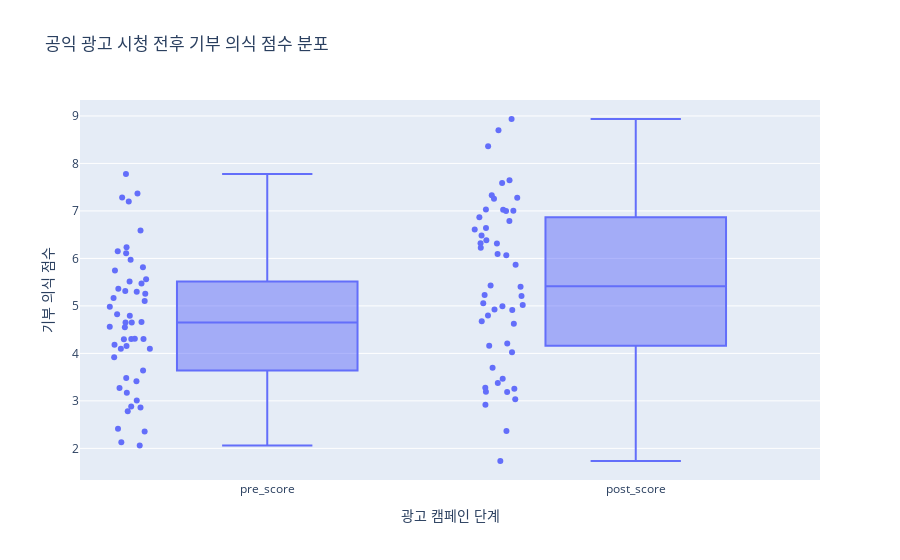

Write notebook code for a chart like this one.
### Code cell
# 시각화: 광고 전후 점수 분포 비교 (박스 플롯)
df_melted = df_campaign.melt(id_vars=['student_id'], value_vars=['pre_score', 'post_score'],
                             var_name='campaign_stage', value_name='score')

fig_box = px.box(df_melted, x='campaign_stage', y='score',
                 title='공익 광고 시청 전후 기부 의식 점수 분포',
                 labels={'campaign_stage': '광고 캠페인 단계', 'score': '기부 의식 점수'},
                 points="all") # 모든 데이터 포인트 표시
fig_box.show()

### Figure 1 — Plotly figure (JSON) as saved in the notebook; plotly's stock layout.template omitted (floating-point values rounded to 4 significant figures)
{"data": [{"alignmentgroup": "True", "boxpoints": "all", "hovertemplate": "광고 캠페인 단계=%{x}<br>기부 의식 점수=%{y}<extra></extra>", "legendgroup": "", "marker": {"color": "#636efa"}, "name": "", "notched": false, "offsetgroup": "", "orientation": "v", "showlegend": false, "type": "box", "x": ["pre_score", "pre_score", "pre_score", "pre_score", "pre_score", "pre_score", "pre_score", "pre_score", "pre_score", "pre_score", "pre_score", "pre_score", "pre_score", "pre_score", "pre_score", "pre_score", "pre_score", "pre_score", "pre_score", "pre_score", "pre_score", "pre_score", "pre_score", "pre_score", "pre_score", "pre_score", "pre_score", "pre_score", "pre_score", "pre_score", "pre_score", "pre_score", "pre_score", "pre_score", "pre_score", "pre_score", "pre_score", "pre_score", "pre_score", "pre_score", "pre_score", "pre_score", "pre_score", "pre_score", "pre_score", "pre_score", "pre_score", "pre_score", "pre_score", "pre_score", "post_score", "post_score", "post_score", "post_score", "post_score", "post_score", "post_score", "post_score", "post_score", "post_score", "post_score", "post_score", "post_score", "post_score", "post_score", "post_score", "post_score", "post_score", "post_score", "post_score", "post_score", "post_score", "post_score", "post_score", "post_score", "post_score", "post_score", "post_score", "post_score", "post_score", "post_score", "post_score", "post_score", "post_score", "post_score", "post_score", "post_score", "post_score", "post_score", "post_score", "post_score", "post_score", "post_score", "post_score", "post_score", "post_score", "post_score", "post_score", "post_score", "post_score"], "x0": " ", "xaxis": "x", "y": [5.745, 4.793, 5.972, 7.285, 4.649, 4.649, 7.369, 6.151, 4.296, 5.814, 4.305, 4.301, 5.363, 2.13, 2.413, 4.157, 3.481, 5.471, 3.638, 2.882, 7.198, 4.661, 5.101, 2.863, 4.183, 5.166, 3.274, 5.564, 4.099, 4.562, 4.097, 7.778, 4.98, 3.413, 6.234, 3.169, 5.313, 2.06, 3.008, 5.295, 6.108, 5.257, 4.827, 4.548, 2.782, 3.92, 4.309, 6.586, 5.515, 2.355, 6.869, 5.208, 6.095, 8.696, 6.48, 6.38, 7.33, 6.642, 5.427, 7.589, 4.626, 4.916, 5.057, 1.734, 4.025, 6.313, 4.209, 7.275, 4.8, 3.036, 8.36, 6.999, 5.865, 5.228, 2.364, 6.788, 4.161, 6.065, 4.991, 3.375, 4.678, 8.936, 7.258, 3.695, 6.225, 3.467, 7.029, 3.189, 3.278, 6.609, 7.005, 7.026, 4.924, 5.021, 3.19, 3.257, 5.405, 7.647, 6.321, 2.921], "y0": " ", "yaxis": "y"}], "layout": {"boxmode": "group", "legend": {"tracegroupgap": 0}, "title": {"text": "공익 광고 시청 전후 기부 의식 점수 분포"}, "xaxis": {"anchor": "y", "domain": [0, 1], "title": {"text": "광고 캠페인 단계"}}, "yaxis": {"anchor": "x", "domain": [0, 1], "title": {"text": "기부 의식 점수"}}}}
